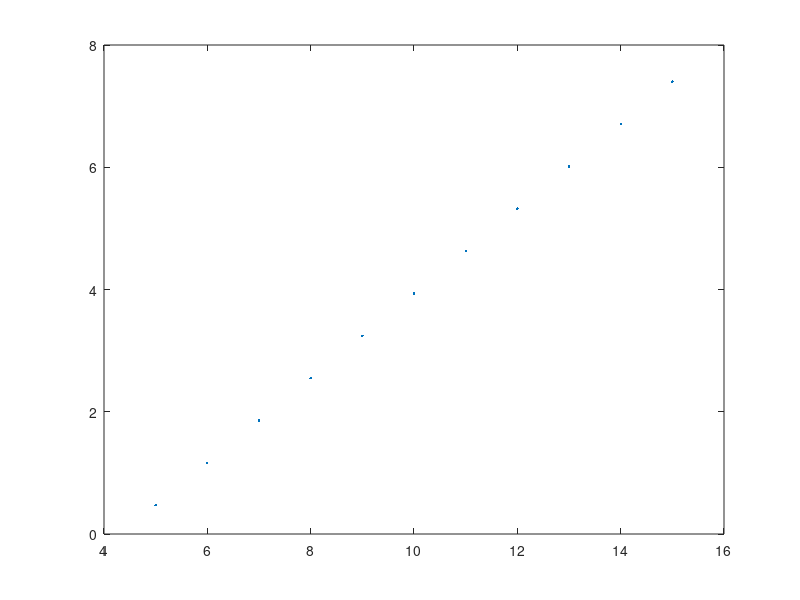
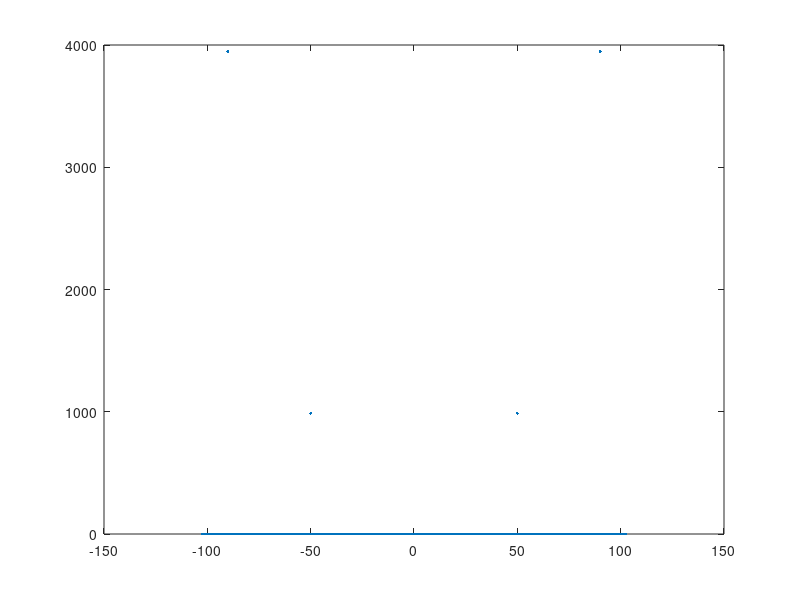
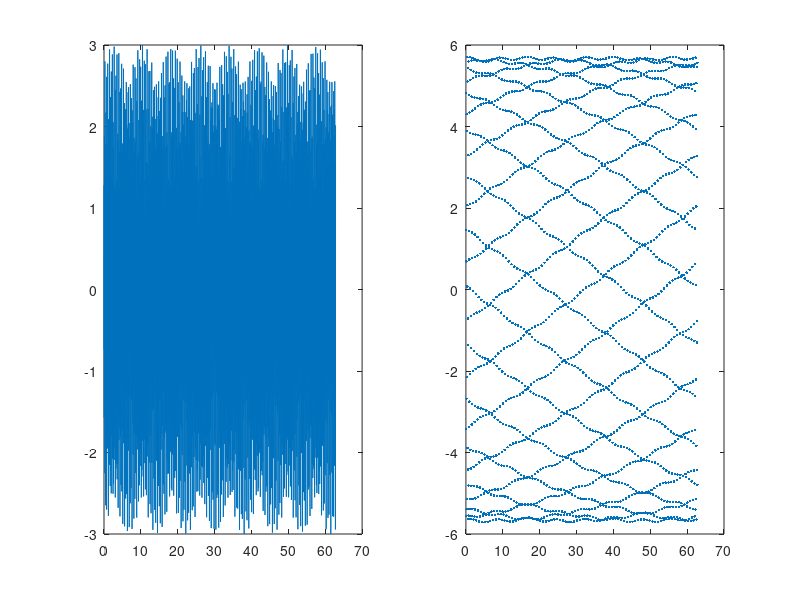

Reproduce these figures in MATLAB, in order.
clear all
close all

delta_w = 0.1;

freq_nquist = nan(1,10);
for N = 5:1:15
    val = 2^N;
    freq_nquist(N-4) = val*delta_w/2;        
end
plot( [5:15] ,log(freq_nquist),'.')

[~,I] = min(abs((freq_nquist-100)));
p = I+4;

N=2^p;
delta_t = 2*pi/(N*delta_w);

t = 0:delta_t:(N-1)*delta_t;
% sem shift
w_max = (N-1)*delta_w;
w_min = 0;
w(:,1) = w_min:delta_w:w_max;

% com shift
w_max = (N/2-1)*delta_w;
w_min = (-N/2)*delta_w;
w(:,1) = w_min:delta_w:w_max;

figure(3)
subplot(1,2,1)
y = cos(50*t)-2*sin(90.1*t+pi/3);

plot(t,y)
%b
y_t = fftshift( fft(y) );
y_t_dens = (abs(y_t)*delta_t).^2;
figure(2)
plot(w,y_t_dens,'.')

ax = ifft( ifftshift(y_t_dens) );
figure(3)
subplot(1,2,2)
plot(t,y-ax,'.')

